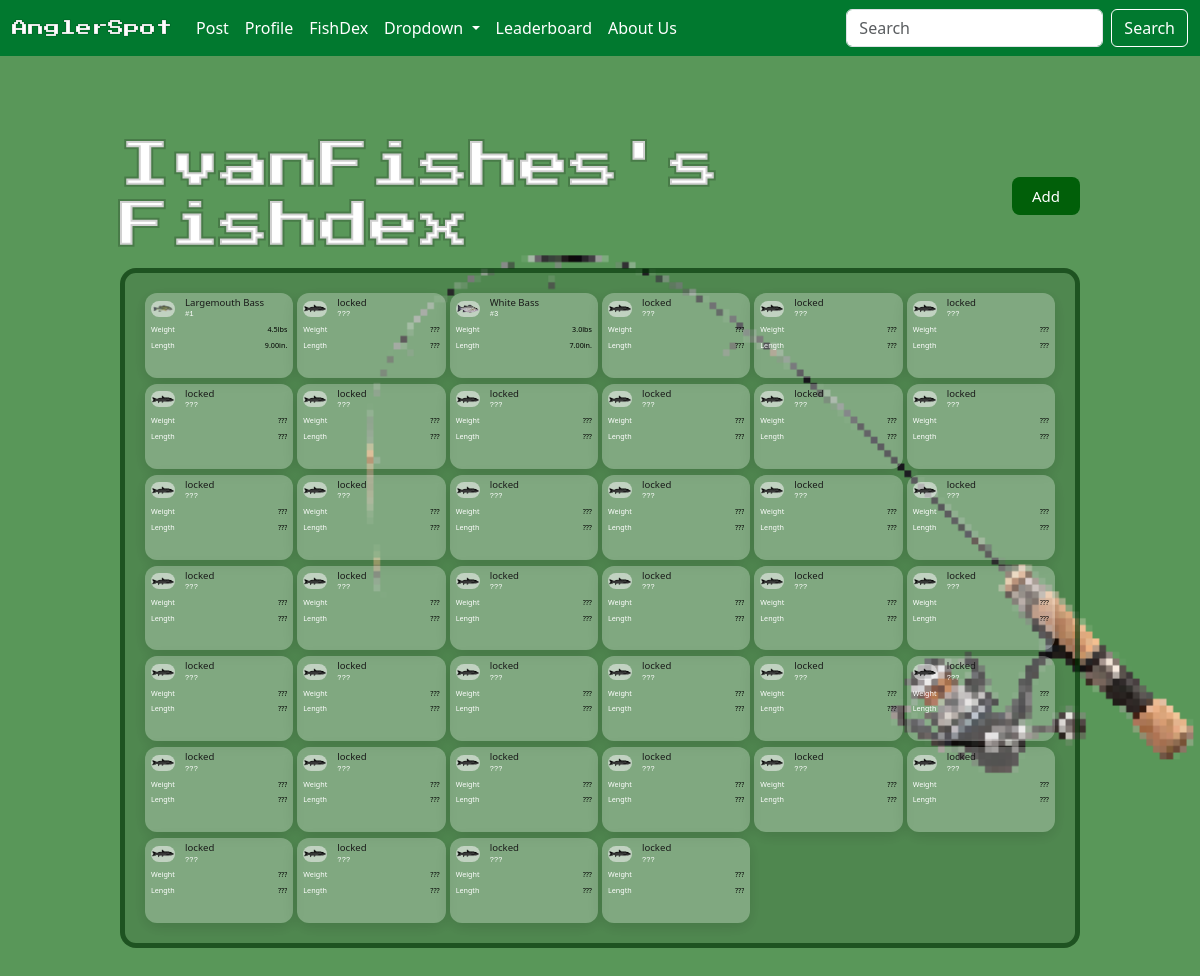
Page /fishdex/1/ (signed in) on the earlier database version.
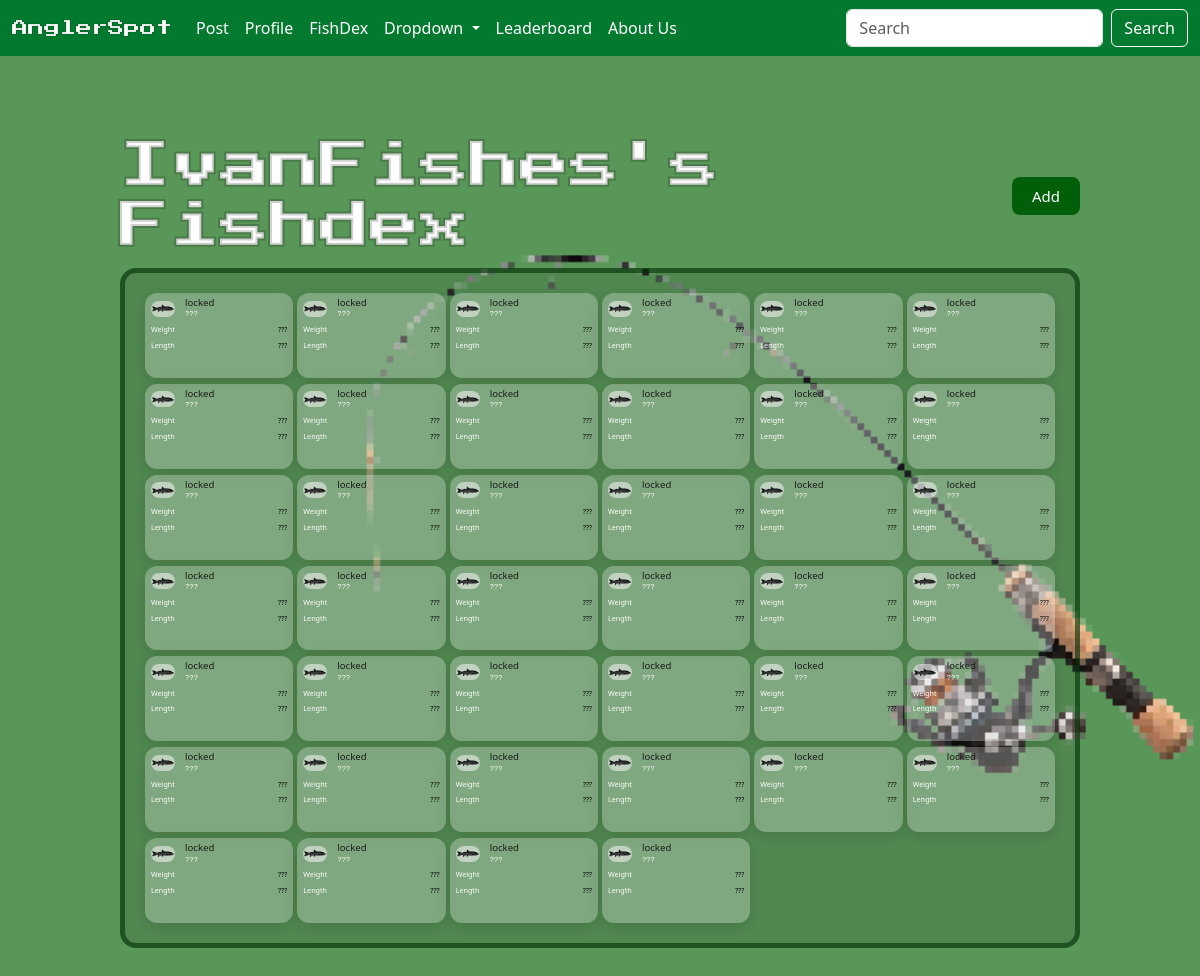
Same page on the later database version.
### angler/models/fish.py (models this page shows, shortened)
class FishEntry(models.Model):
    fish = models.ForeignKey(Fish, on_delete=models.CASCADE)
    fish_dex = models.ForeignKey(FishDex, on_delete=models.CASCADE)
    entry_weight = models.DecimalField(max_digits=5, decimal_places=1)
    entry_length = models.DecimalField(max_digits=5, decimal_places=2)
    fish_dex_image = ResizedImageField(size=[1600, 900], upload_to='fishdex_img/', blank=True)
    thumbnail = ResizedImageField(size=[150,150], crop=['middle', 'center'], upload_to='thumbnails/', blank=True)
    tackle = models.ForeignKey(RodAndReel, null=True, blank=True, on_delete=models.SET_NULL)
    lure = models.ForeignKey(Lure, null=True, blank=True, on_delete=models.SET_NULL)
    caught_at = models.DateTimeField(auto_now=True)
    latitude = models.DecimalField(max_digits=9, decimal_places=6, null=True, blank=True)
    longitude = models.DecimalField(max_digits=9, decimal_places=6, null=True, blank=True)
    class Meta:
        unique_together = ('fish', 'fish_dex')

class Fish(models.Model):
    name = models.CharField(max_length=100, unique=True)
    fish_group = models.CharField(max_length=100, blank=True) #i.e bass is the group and the fish name would be large mouth bass
    weight = models.DecimalField(max_digits=5, decimal_places=1) # i.e 1230.9
    length = models.DecimalField(max_digits=5, decimal_places=2) # standard unnit will be inches (form will accept feet and or inches then convert to inches) i.e 234.43
    shiny = models.BooleanField(default=False)
    fish_avatar = models.ImageField(upload_to=content_file_name) #will be stock image for type of fish

### angler/views/fish_dex.py (the view)
# urls.py: path('fishdex/<int:user_id>/', FishDexView.as_view(), name='fishdex'),
class FishDexView(LoginRequiredMixin, View):
    login_url = '/login/'
    def get (self, request, user_id):
        user = get_object_or_404(User, id=user_id)
        if FriendList.private(request.user, user):
            raise Http404("Page not found")
        fish_entries = FishEntry.objects.filter(fish_dex=FishDex.objects.get(user_id=user_id))
        locked_fish = Fish.objects.exclude(id__in=fish_entries.values_list('fish_id'))
        all_fish = Fish.objects.all()
        context = { 'user':user,
                    'fish_entries':fish_entries,
                    'locked_fish':locked_fish,
                    'all_fish':all_fish}
        return render(request, 'angler/fishdex/fish_dex.html', context)

### angler/models/friends.py (called while the page is built)
    def private(user1, user2):
        if user1 != user2 and not FriendList.is_friend(user1, user2):
            if user2.is_private:
                return True
        return False

### angler/models/user.py (called while the page is built)
    @property
    def get_profile_name(self):
        return Profile.objects.get(user=self).profile_name

### angler/templates/angler/fishdex/fish_dex.html
{% extends 'angler/base.html'%}
{% block content %}
<body class="app-page">
    <div class="title-row">
        <h2 class="section-title">{{user.get_profile_name}}'s Fishdex</h2>
        {% if request.user == user %}
        <a href="{% url 'fishdex_entry' %}" class="title-btn">Add</a>
        {% endif %}
    </div>
    <div class="practice-box2">
        <div class="obj-grid">
            {% for fish in all_fish %}
                {% for entry in fish_entries %}
                    {% if entry.fish.name == fish.name %}
                        <a href="{% url 'fishdex_detail' fishdex_id=entry.fish_dex.id fish_entry_id=entry.id %}" class="obj-card">
                            <div class="card-header">
                            <img class="obj-img" src="{{ entry.fish.fish_avatar.url }}" alt="{{ obj.name }}" />
                            <div class="card-header-text">
                                <span class="obj-name">{{ entry.fish.name }}</span>
                                <span class="obj-id">#{{ fish.id }}</span>
                            </div>
                            </div>
                            <div class="card-fields">
                            <div class="field-row">
                                <span class="field-label">Weight</span>
                                <span class="field-value">{{ entry.entry_weight }}lbs</span>
                            </div>
                            <div class="field-row">
                                <span class="field-label">Length</span>
                                <span class="field-value">{{ entry.entry_length }}in.</span>
                            </div>
                            </div>
                        </a>
                    {% endif %}
                {% endfor %}
                    {% if fish in locked_fish %}
                        <a aria-disabled="true" class="obj-card">
                            <div class="card-header">
                            <img class="obj-img" src="{{MEDIA_URL}}fish/locked-fish.png" alt="{{ obj.name }}" />
                            <div class="card-header-text">
                                <span class="obj-name">locked</span>
                                <span class="obj-id">???</span>
                            </div>
                            </div>
                            <div class="card-fields">
                            <div class="field-row">
                                <span class="field-label">Weight</span>
                                <span class="field-value">???</span>
                            </div>
                            <div class="field-row">
                                <span class="field-label">Length</span>
                                <span class="field-value">???</span>
                            </div>
                            </div>
                        </a>
                    {% endif %}
        {% endfor %}
        </div>
    </div>
</body>
{% endblock %}

Differences in the rows shown:
removed FishEntry: fish.fish_avatar (picture), fish.name "Largemouth Bass", {{ fish.id }} "1", entry_weight "4.5", entry_length "9.00", shown under Fish (number 1 of 40 on the later page)
removed FishEntry: fish.fish_avatar (picture), fish.name "White Bass", {{ fish.id }} "3", entry_weight "3.0", entry_length "7.00", shown under Fish (number 3 of 40 on the later page)
